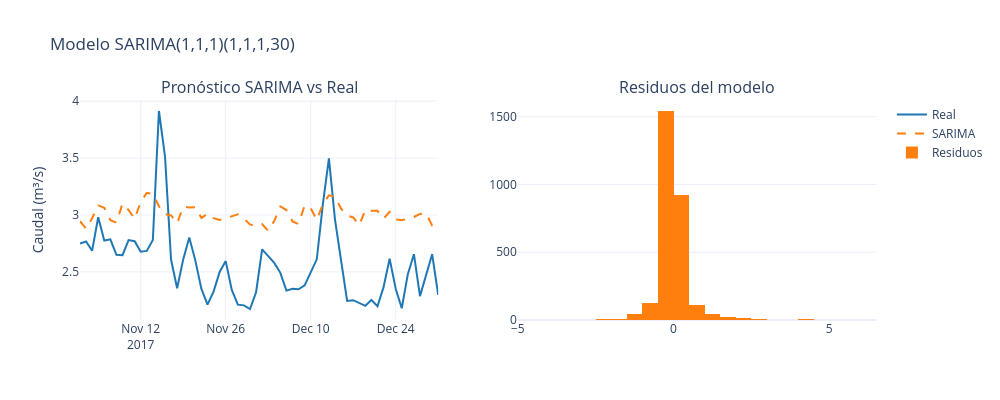

Notebook code for this chart:
### Code cell
# Pronóstico SARIMA sobre el período de test
pred_sarima = resultado_sarima.forecast(steps=HORIZONTE)
pred_sarima.index = test.index

# Diagnóstico de residuos
residuos_sarima = resultado_sarima.resid

fig = make_subplots(rows=1, cols=2,
                    subplot_titles=["Pronóstico SARIMA vs Real", "Residuos del modelo"])

fig.add_trace(go.Scatter(x=test.index, y=test, mode="lines",
              name="Real", line=dict(color="#1f77b4", width=2)), row=1, col=1)
fig.add_trace(go.Scatter(x=test.index, y=pred_sarima, mode="lines",
              name="SARIMA", line=dict(color="#ff7f0e", width=2, dash="dash")), row=1, col=1)

fig.add_trace(go.Histogram(x=residuos_sarima, nbinsx=50,
              marker_color="#ff7f0e", name="Residuos"), row=1, col=2)

fig.update_layout(title="Modelo SARIMA(1,1,1)(1,1,1,30)",
                  width=1000, height=400, showlegend=True)
fig.update_yaxes(title_text="Caudal (m³/s)", row=1, col=1)
fig.show()

rmse_s = np.sqrt(mean_squared_error(test, pred_sarima))
mae_s = mean_absolute_error(test, pred_sarima)
mape_s = mean_absolute_percentage_error(test, pred_sarima) * 100
print(f"\n📊 SARIMA – Métricas en Test:")
print(f"   RMSE: {rmse_s:.2f} m³/s")
print(f"   MAE:  {mae_s:.2f} m³/s")
print(f"   MAPE: {mape_s:.1f}%")
